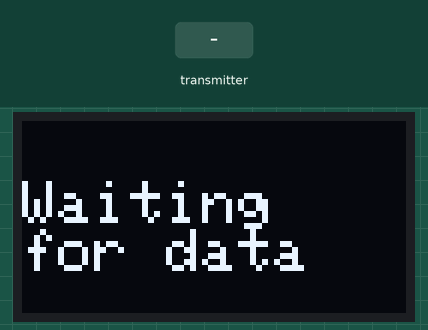
A sketch run on a simulated ESP32-C6. Parts: 128×64 one-colour display. The test bench sets the inputs (shaded band). What the sketch prints to the serial monitor is not drawn.

Above: at 1.2 s.
1.3 s: the transmitter starts sending text = 0
At 2.3 s:
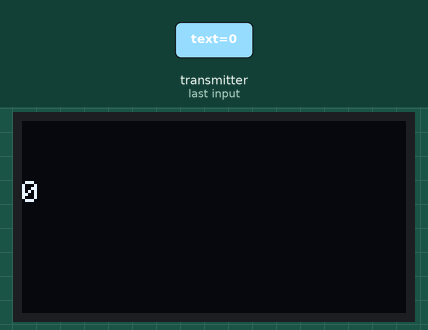
2.8 s: the transmitter starts sending text = 1
At 3.3 s:
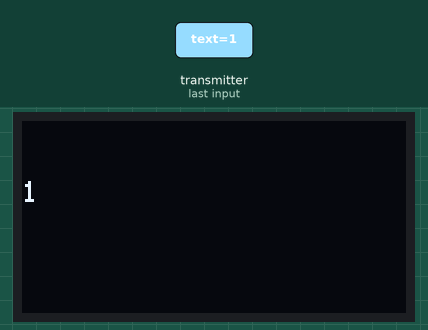
Timing chart, 0 to 5.8 s (numbered marks = the images above; inputs shaded):
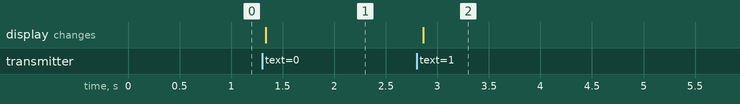

Measured:
- after the input at 1.3 s, the display: changes at once (image 1)
- after the input at 2.8 s, the display: changes after 0.06 s (image 2)

The sketch:

esp_now_gps_rx.ino
```cpp
// ESP-NOW Display Receiver
// Wiring: same as original display.ino — SH1106 OLED over I2C
//   SDA -> GPIO6, SCL -> GPIO7 (ESP32-C6 Pico)
//
// Prints incoming ESP-NOW text to Serial and shows it on the OLED.
// Update rxMac's *sender* counterpart (txMac in the TX sketch) once you
// know the real MAC addresses — this uses 0xFF broadcast as a placeholder
// so it'll pick up messages from any sender for now.

#include <Wire.h>
#include <Adafruit_GFX.h>
#include <Adafruit_SH110X.h>
#include <WiFi.h>
#include <esp_now.h>

// ESP32-C6 Pico I2C pins
#define I2C_SDA 6
#define I2C_SCL 7

#define SCREEN_WIDTH 128
#define SCREEN_HEIGHT 64
#define OLED_ADDR 0x3C
#define OLED_RESET -1

Adafruit_SH1106G display(SCREEN_WIDTH, SCREEN_HEIGHT, &Wire, OLED_RESET);

// Must match the transmitter's struct exactly
// (96 bytes to fit the real GPS TX's longer fix/lat/lon/sats/alt/speed line
// - bump esp_now_display_tx.ino's mock struct to match if you use both)
typedef struct struct_message {
  char text[96];
} struct_message;

struct_message incomingMsg;
volatile bool newMessage = false;
unsigned long lastReceiveTime = 0;
const unsigned long TIMEOUT_MS = 5000;

// arduino-esp32 core 3.x callback signature (esp_now_recv_info_t*, not raw mac)
void OnDataRecv(const esp_now_recv_info_t *info, const uint8_t *data, int len) {
  if (len != sizeof(struct_message)) {
    Serial.printf("Received unexpected length: %d\n", len);
    return;
  }
  memcpy(&incomingMsg, data, sizeof(incomingMsg));
  newMessage = true;
  lastReceiveTime = millis();

  Serial.printf("From %02X:%02X:%02X:%02X:%02X:%02X -> %s\n",
                info->src_addr[0], info->src_addr[1], info->src_addr[2],
                info->src_addr[3], info->src_addr[4], info->src_addr[5],
                incomingMsg.text);
}

void showText(const char *msg) {
  display.clearDisplay();
  display.setTextColor(SH110X_WHITE);
  display.setTextSize(1);
  display.setCursor(0, 20);
  display.println(msg);
  display.display();
}

void setup() {
  Serial.begin(115200);

  Wire.begin(I2C_SDA, I2C_SCL);

  if (!display.begin(OLED_ADDR, true)) {
    Serial.println("Display not found!");
    while (1);
  }

  display.clearDisplay();
  display.setTextColor(SH110X_WHITE);
  display.setTextSize(2);
  display.setCursor(0, 20);
  display.println("Waiting");
  display.println("for data");
  display.display();

  WiFi.mode(WIFI_STA);
  Serial.print("This device's MAC: ");
  Serial.println(WiFi.macAddress());
  Serial.println("(put this address in the TX sketch's rxMac[] once known)");

  if (esp_now_init() != ESP_OK) {
    Serial.println("Error initializing ESP-NOW");
    return;
  }

  esp_now_register_recv_cb(OnDataRecv);
}

void loop() {
  if (newMessage) {
    newMessage = false;
    showText(incomingMsg.text);
  }

  if (lastReceiveTime != 0 && millis() - lastReceiveTime > TIMEOUT_MS) {
    showText("No data\n(timeout)");
    lastReceiveTime = 0;
  }

  delay(50);
}
```
